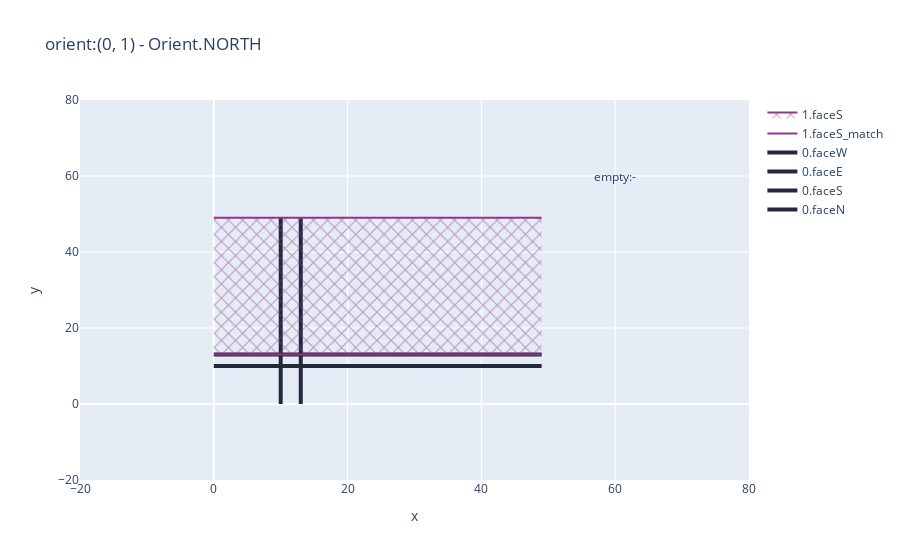
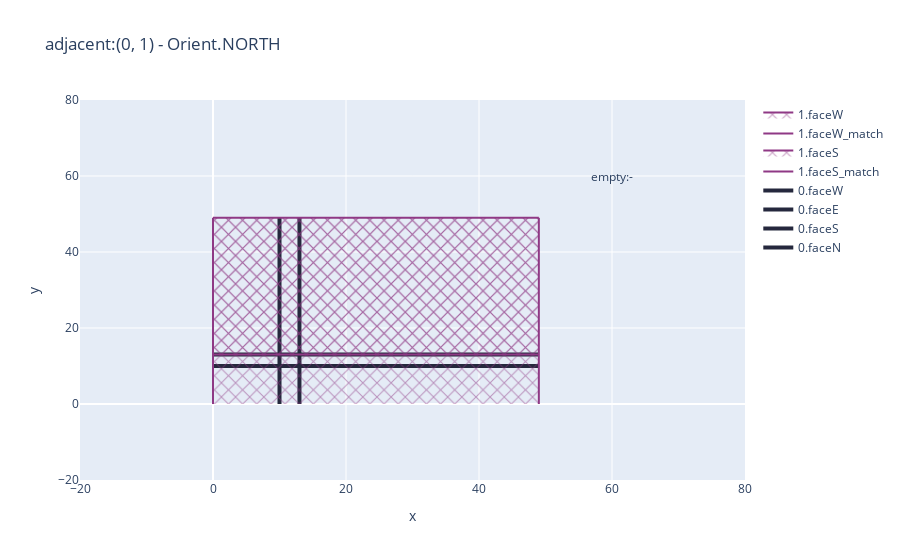
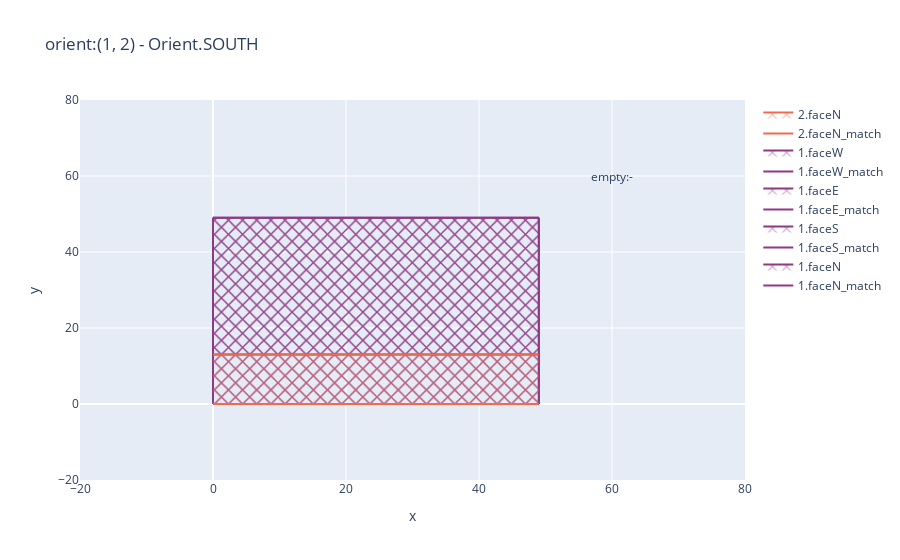
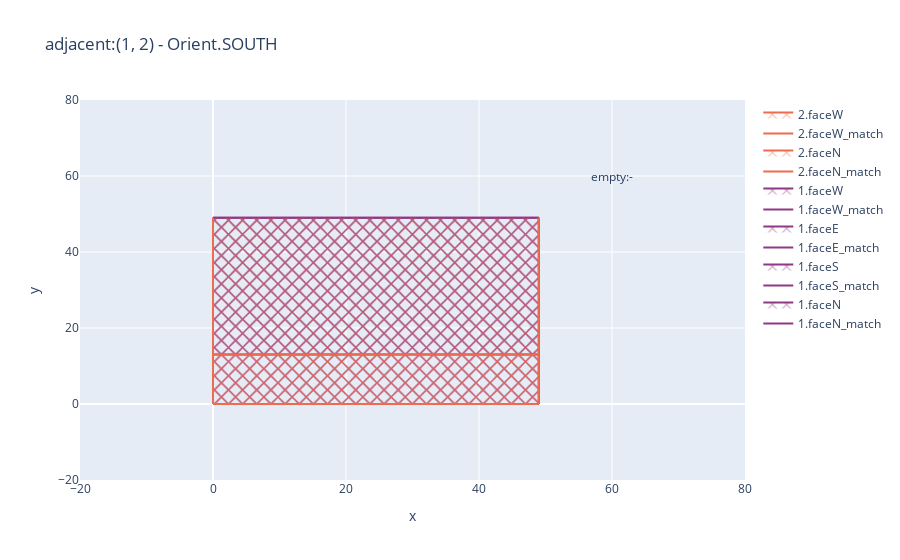

Notebook code cell kept with these figures, in order:
### Code cell
s.see_updates()

### Figure 1 — Plotly figure (JSON) as saved in the notebook; plotly's stock layout.template omitted (floating-point values rounded to 4 significant figures)
{"data": [{"line": {"color": "#25283d", "width": 4}, "mode": "lines", "name": "0.faceN", "type": "scatter", "x": [0, 1, 2, 3, 4, 5, 6, 7, 8, 9, 10, 11, 12, 13, 14, 15, 16, 17, 18, 19, 20, 21, 22, 23, 24, 25, 26, 27, 28, 29, 30, 31, 32, 33, 34, 35, 36, 37, 38, 39, 40, 41, 42, 43, 44, 45, 46, 47, 48, 49], "y": [13, 13, 13, 13, 13, 13, 13, 13, 13, 13, 13, 13, 13, 13, 13, 13, 13, 13, 13, 13, 13, 13, 13, 13, 13, 13, 13, 13, 13, 13, 13, 13, 13, 13, 13, 13, 13, 13, 13, 13, 13, 13, 13, 13, 13, 13, 13, 13, 13, 13]}, {"line": {"color": "#25283d", "width": 4}, "mode": "lines", "name": "0.faceS", "type": "scatter", "x": [0, 1, 2, 3, 4, 5, 6, 7, 8, 9, 10, 11, 12, 13, 14, 15, 16, 17, 18, 19, 20, 21, 22, 23, 24, 25, 26, 27, 28, 29, 30, 31, 32, 33, 34, 35, 36, 37, 38, 39, 40, 41, 42, 43, 44, 45, 46, 47, 48, 49], "y": [10, 10, 10, 10, 10, 10, 10, 10, 10, 10, 10, 10, 10, 10, 10, 10, 10, 10, 10, 10, 10, 10, 10, 10, 10, 10, 10, 10, 10, 10, 10, 10, 10, 10, 10, 10, 10, 10, 10, 10, 10, 10, 10, 10, 10, 10, 10, 10, 10, 10]}, {"line": {"color": "#25283d", "width": 4}, "mode": "lines", "name": "0.faceE", "type": "scatter", "x": [13, 13, 13, 13, 13, 13, 13, 13, 13, 13, 13, 13, 13, 13, 13, 13, 13, 13, 13, 13, 13, 13, 13, 13, 13, 13, 13, 13, 13, 13, 13, 13, 13, 13, 13, 13, 13, 13, 13, 13, 13, 13, 13, 13, 13, 13, 13, 13, 13, 13], "y": [0, 1, 2, 3, 4, 5, 6, 7, 8, 9, 10, 11, 12, 13, 14, 15, 16, 17, 18, 19, 20, 21, 22, 23, 24, 25, 26, 27, 28, 29, 30, 31, 32, 33, 34, 35, 36, 37, 38, 39, 40, 41, 42, 43, 44, 45, 46, 47, 48, 49]}, {"line": {"color": "#25283d", "width": 4}, "mode": "lines", "name": "0.faceW", "type": "scatter", "x": [10, 10, 10, 10, 10, 10, 10, 10, 10, 10, 10, 10, 10, 10, 10, 10, 10, 10, 10, 10, 10, 10, 10, 10, 10, 10, 10, 10, 10, 10, 10, 10, 10, 10, 10, 10, 10, 10, 10, 10, 10, 10, 10, 10, 10, 10, 10, 10, 10, 10], "y": [0, 1, 2, 3, 4, 5, 6, 7, 8, 9, 10, 11, 12, 13, 14, 15, 16, 17, 18, 19, 20, 21, 22, 23, 24, 25, 26, 27, 28, 29, 30, 31, 32, 33, 34, 35, 36, 37, 38, 39, 40, 41, 42, 43, 44, 45, 46, 47, 48, 49]}, {"line": {"color": "#8f3985"}, "mode": "lines", "name": "1.faceS_match", "type": "scatter", "x": [0, 1, 2, 3, 4, 5, 6, 7, 8, 9, 10, 11, 12, 13, 14, 15, 16, 17, 18, 19, 20, 21, 22, 23, 24, 25, 26, 27, 28, 29, 30, 31, 32, 33, 34, 35, 36, 37, 38, 39, 40, 41, 42, 43, 44, 45, 46, 47, 48, 49], "y": [49, 49, 49, 49, 49, 49, 49, 49, 49, 49, 49, 49, 49, 49, 49, 49, 49, 49, 49, 49, 49, 49, 49, 49, 49, 49, 49, 49, 49, 49, 49, 49, 49, 49, 49, 49, 49, 49, 49, 49, 49, 49, 49, 49, 49, 49, 49, 49, 49, 49]}, {"fill": "tonexty", "fillpattern": {"fillmode": "replace", "shape": "x"}, "line": {"color": "#8f3985"}, "mode": "lines", "name": "1.faceS", "type": "scatter", "x": [0, 1, 2, 3, 4, 5, 6, 7, 8, 9, 10, 11, 12, 13, 14, 15, 16, 17, 18, 19, 20, 21, 22, 23, 24, 25, 26, 27, 28, 29, 30, 31, 32, 33, 34, 35, 36, 37, 38, 39, 40, 41, 42, 43, 44, 45, 46, 47, 48, 49], "y": [13, 13, 13, 13, 13, 13, 13, 13, 13, 13, 13, 13, 13, 13, 13, 13, 13, 13, 13, 13, 13, 13, 13, 13, 13, 13, 13, 13, 13, 13, 13, 13, 13, 13, 13, 13, 13, 13, 13, 13, 13, 13, 13, 13, 13, 13, 13, 13, 13, 13]}], "layout": {"annotations": [{"showarrow": false, "text": "empty:-", "x": 60, "y": 60}], "title": {"text": "orient:(0, 1) - Orient.NORTH"}, "xaxis": {"range": [-20, 80], "title": {"text": "x"}}, "yaxis": {"range": [-20, 80], "title": {"text": "y"}}}}

### Figure 2 — Plotly figure (JSON) as saved in the notebook; plotly's stock layout.template omitted (floating-point values rounded to 4 significant figures)
{"data": [{"line": {"color": "#25283d", "width": 4}, "mode": "lines", "name": "0.faceN", "type": "scatter", "x": [0, 1, 2, 3, 4, 5, 6, 7, 8, 9, 10, 11, 12, 13, 14, 15, 16, 17, 18, 19, 20, 21, 22, 23, 24, 25, 26, 27, 28, 29, 30, 31, 32, 33, 34, 35, 36, 37, 38, 39, 40, 41, 42, 43, 44, 45, 46, 47, 48, 49], "y": [13, 13, 13, 13, 13, 13, 13, 13, 13, 13, 13, 13, 13, 13, 13, 13, 13, 13, 13, 13, 13, 13, 13, 13, 13, 13, 13, 13, 13, 13, 13, 13, 13, 13, 13, 13, 13, 13, 13, 13, 13, 13, 13, 13, 13, 13, 13, 13, 13, 13]}, {"line": {"color": "#25283d", "width": 4}, "mode": "lines", "name": "0.faceS", "type": "scatter", "x": [0, 1, 2, 3, 4, 5, 6, 7, 8, 9, 10, 11, 12, 13, 14, 15, 16, 17, 18, 19, 20, 21, 22, 23, 24, 25, 26, 27, 28, 29, 30, 31, 32, 33, 34, 35, 36, 37, 38, 39, 40, 41, 42, 43, 44, 45, 46, 47, 48, 49], "y": [10, 10, 10, 10, 10, 10, 10, 10, 10, 10, 10, 10, 10, 10, 10, 10, 10, 10, 10, 10, 10, 10, 10, 10, 10, 10, 10, 10, 10, 10, 10, 10, 10, 10, 10, 10, 10, 10, 10, 10, 10, 10, 10, 10, 10, 10, 10, 10, 10, 10]}, {"line": {"color": "#25283d", "width": 4}, "mode": "lines", "name": "0.faceE", "type": "scatter", "x": [13, 13, 13, 13, 13, 13, 13, 13, 13, 13, 13, 13, 13, 13, 13, 13, 13, 13, 13, 13, 13, 13, 13, 13, 13, 13, 13, 13, 13, 13, 13, 13, 13, 13, 13, 13, 13, 13, 13, 13, 13, 13, 13, 13, 13, 13, 13, 13, 13, 13], "y": [0, 1, 2, 3, 4, 5, 6, 7, 8, 9, 10, 11, 12, 13, 14, 15, 16, 17, 18, 19, 20, 21, 22, 23, 24, 25, 26, 27, 28, 29, 30, 31, 32, 33, 34, 35, 36, 37, 38, 39, 40, 41, 42, 43, 44, 45, 46, 47, 48, 49]}, {"line": {"color": "#25283d", "width": 4}, "mode": "lines", "name": "0.faceW", "type": "scatter", "x": [10, 10, 10, 10, 10, 10, 10, 10, 10, 10, 10, 10, 10, 10, 10, 10, 10, 10, 10, 10, 10, 10, 10, 10, 10, 10, 10, 10, 10, 10, 10, 10, 10, 10, 10, 10, 10, 10, 10, 10, 10, 10, 10, 10, 10, 10, 10, 10, 10, 10], "y": [0, 1, 2, 3, 4, 5, 6, 7, 8, 9, 10, 11, 12, 13, 14, 15, 16, 17, 18, 19, 20, 21, 22, 23, 24, 25, 26, 27, 28, 29, 30, 31, 32, 33, 34, 35, 36, 37, 38, 39, 40, 41, 42, 43, 44, 45, 46, 47, 48, 49]}, {"line": {"color": "#8f3985"}, "mode": "lines", "name": "1.faceS_match", "type": "scatter", "x": [0, 1, 2, 3, 4, 5, 6, 7, 8, 9, 10, 11, 12, 13, 14, 15, 16, 17, 18, 19, 20, 21, 22, 23, 24, 25, 26, 27, 28, 29, 30, 31, 32, 33, 34, 35, 36, 37, 38, 39, 40, 41, 42, 43, 44, 45, 46, 47, 48, 49], "y": [49, 49, 49, 49, 49, 49, 49, 49, 49, 49, 49, 49, 49, 49, 49, 49, 49, 49, 49, 49, 49, 49, 49, 49, 49, 49, 49, 49, 49, 49, 49, 49, 49, 49, 49, 49, 49, 49, 49, 49, 49, 49, 49, 49, 49, 49, 49, 49, 49, 49]}, {"fill": "tonexty", "fillpattern": {"fillmode": "replace", "shape": "x"}, "line": {"color": "#8f3985"}, "mode": "lines", "name": "1.faceS", "type": "scatter", "x": [0, 1, 2, 3, 4, 5, 6, 7, 8, 9, 10, 11, 12, 13, 14, 15, 16, 17, 18, 19, 20, 21, 22, 23, 24, 25, 26, 27, 28, 29, 30, 31, 32, 33, 34, 35, 36, 37, 38, 39, 40, 41, 42, 43, 44, 45, 46, 47, 48, 49], "y": [13, 13, 13, 13, 13, 13, 13, 13, 13, 13, 13, 13, 13, 13, 13, 13, 13, 13, 13, 13, 13, 13, 13, 13, 13, 13, 13, 13, 13, 13, 13, 13, 13, 13, 13, 13, 13, 13, 13, 13, 13, 13, 13, 13, 13, 13, 13, 13, 13, 13]}, {"line": {"color": "#8f3985"}, "mode": "lines", "name": "1.faceW_match", "type": "scatter", "x": [49, 49, 49, 49, 49, 49, 49, 49, 49, 49, 49, 49, 49, 49, 49, 49, 49, 49, 49, 49, 49, 49, 49, 49, 49, 49, 49, 49, 49, 49, 49, 49, 49, 49, 49, 49, 49, 49, 49, 49, 49, 49, 49, 49, 49, 49, 49, 49, 49, 49], "y": [0, 1, 2, 3, 4, 5, 6, 7, 8, 9, 10, 11, 12, 13, 14, 15, 16, 17, 18, 19, 20, 21, 22, 23, 24, 25, 26, 27, 28, 29, 30, 31, 32, 33, 34, 35, 36, 37, 38, 39, 40, 41, 42, 43, 44, 45, 46, 47, 48, 49]}, {"fill": "tonextx", "fillpattern": {"fillmode": "replace", "shape": "x"}, "line": {"color": "#8f3985"}, "mode": "lines", "name": "1.faceW", "type": "scatter", "x": [0, 0, 0, 0, 0, 0, 0, 0, 0, 0, 0, 0, 0, 0, 0, 0, 0, 0, 0, 0, 0, 0, 0, 0, 0, 0, 0, 0, 0, 0, 0, 0, 0, 0, 0, 0, 0, 0, 0, 0, 0, 0, 0, 0, 0, 0, 0, 0, 0, 0], "y": [0, 1, 2, 3, 4, 5, 6, 7, 8, 9, 10, 11, 12, 13, 14, 15, 16, 17, 18, 19, 20, 21, 22, 23, 24, 25, 26, 27, 28, 29, 30, 31, 32, 33, 34, 35, 36, 37, 38, 39, 40, 41, 42, 43, 44, 45, 46, 47, 48, 49]}], "layout": {"annotations": [{"showarrow": false, "text": "empty:-", "x": 60, "y": 60}], "title": {"text": "adjacent:(0, 1) - Orient.NORTH"}, "xaxis": {"range": [-20, 80], "title": {"text": "x"}}, "yaxis": {"range": [-20, 80], "title": {"text": "y"}}}}

### Figure 3 — Plotly figure (JSON) as saved in the notebook; plotly's stock layout.template omitted (floating-point values rounded to 4 significant figures)
{"data": [{"line": {"color": "#8f3985"}, "mode": "lines", "name": "1.faceN_match", "type": "scatter", "x": [0, 1, 2, 3, 4, 5, 6, 7, 8, 9, 10, 11, 12, 13, 14, 15, 16, 17, 18, 19, 20, 21, 22, 23, 24, 25, 26, 27, 28, 29, 30, 31, 32, 33, 34, 35, 36, 37, 38, 39, 40, 41, 42, 43, 44, 45, 46, 47, 48, 49], "y": [49, 49, 49, 49, 49, 49, 49, 49, 49, 49, 49, 49, 49, 49, 49, 49, 49, 49, 49, 49, 49, 49, 49, 49, 49, 49, 49, 49, 49, 49, 49, 49, 49, 49, 49, 49, 49, 49, 49, 49, 49, 49, 49, 49, 49, 49, 49, 49, 49, 49]}, {"fill": "tonexty", "fillpattern": {"fillmode": "replace", "shape": "x"}, "line": {"color": "#8f3985"}, "mode": "lines", "name": "1.faceN", "type": "scatter", "x": [0, 1, 2, 3, 4, 5, 6, 7, 8, 9, 10, 11, 12, 13, 14, 15, 16, 17, 18, 19, 20, 21, 22, 23, 24, 25, 26, 27, 28, 29, 30, 31, 32, 33, 34, 35, 36, 37, 38, 39, 40, 41, 42, 43, 44, 45, 46, 47, 48, 49], "y": [0, 0, 0, 0, 0, 0, 0, 0, 0, 0, 0, 0, 0, 0, 0, 0, 0, 0, 0, 0, 0, 0, 0, 0, 0, 0, 0, 0, 0, 0, 0, 0, 0, 0, 0, 0, 0, 0, 0, 0, 0, 0, 0, 0, 0, 0, 0, 0, 0, 0]}, {"line": {"color": "#8f3985"}, "mode": "lines", "name": "1.faceS_match", "type": "scatter", "x": [0, 1, 2, 3, 4, 5, 6, 7, 8, 9, 10, 11, 12, 13, 14, 15, 16, 17, 18, 19, 20, 21, 22, 23, 24, 25, 26, 27, 28, 29, 30, 31, 32, 33, 34, 35, 36, 37, 38, 39, 40, 41, 42, 43, 44, 45, 46, 47, 48, 49], "y": [49, 49, 49, 49, 49, 49, 49, 49, 49, 49, 49, 49, 49, 49, 49, 49, 49, 49, 49, 49, 49, 49, 49, 49, 49, 49, 49, 49, 49, 49, 49, 49, 49, 49, 49, 49, 49, 49, 49, 49, 49, 49, 49, 49, 49, 49, 49, 49, 49, 49]}, {"fill": "tonexty", "fillpattern": {"fillmode": "replace", "shape": "x"}, "line": {"color": "#8f3985"}, "mode": "lines", "name": "1.faceS", "type": "scatter", "x": [0, 1, 2, 3, 4, 5, 6, 7, 8, 9, 10, 11, 12, 13, 14, 15, 16, 17, 18, 19, 20, 21, 22, 23, 24, 25, 26, 27, 28, 29, 30, 31, 32, 33, 34, 35, 36, 37, 38, 39, 40, 41, 42, 43, 44, 45, 46, 47, 48, 49], "y": [13, 13, 13, 13, 13, 13, 13, 13, 13, 13, 13, 13, 13, 13, 13, 13, 13, 13, 13, 13, 13, 13, 13, 13, 13, 13, 13, 13, 13, 13, 13, 13, 13, 13, 13, 13, 13, 13, 13, 13, 13, 13, 13, 13, 13, 13, 13, 13, 13, 13]}, {"line": {"color": "#8f3985"}, "mode": "lines", "name": "1.faceE_match", "type": "scatter", "x": [49, 49, 49, 49, 49, 49, 49, 49, 49, 49, 49, 49, 49, 49, 49, 49, 49, 49, 49, 49, 49, 49, 49, 49, 49, 49, 49, 49, 49, 49, 49, 49, 49, 49, 49, 49, 49, 49, 49, 49, 49, 49, 49, 49, 49, 49, 49, 49, 49, 49], "y": [0, 1, 2, 3, 4, 5, 6, 7, 8, 9, 10, 11, 12, 13, 14, 15, 16, 17, 18, 19, 20, 21, 22, 23, 24, 25, 26, 27, 28, 29, 30, 31, 32, 33, 34, 35, 36, 37, 38, 39, 40, 41, 42, 43, 44, 45, 46, 47, 48, 49]}, {"fill": "tonextx", "fillpattern": {"fillmode": "replace", "shape": "x"}, "line": {"color": "#8f3985"}, "mode": "lines", "name": "1.faceE", "type": "scatter", "x": [0, 0, 0, 0, 0, 0, 0, 0, 0, 0, 0, 0, 0, 0, 0, 0, 0, 0, 0, 0, 0, 0, 0, 0, 0, 0, 0, 0, 0, 0, 0, 0, 0, 0, 0, 0, 0, 0, 0, 0, 0, 0, 0, 0, 0, 0, 0, 0, 0, 0], "y": [0, 1, 2, 3, 4, 5, 6, 7, 8, 9, 10, 11, 12, 13, 14, 15, 16, 17, 18, 19, 20, 21, 22, 23, 24, 25, 26, 27, 28, 29, 30, 31, 32, 33, 34, 35, 36, 37, 38, 39, 40, 41, 42, 43, 44, 45, 46, 47, 48, 49]}, {"line": {"color": "#8f3985"}, "mode": "lines", "name": "1.faceW_match", "type": "scatter", "x": [49, 49, 49, 49, 49, 49, 49, 49, 49, 49, 49, 49, 49, 49, 49, 49, 49, 49, 49, 49, 49, 49, 49, 49, 49, 49, 49, 49, 49, 49, 49, 49, 49, 49, 49, 49, 49, 49, 49, 49, 49, 49, 49, 49, 49, 49, 49, 49, 49, 49], "y": [0, 1, 2, 3, 4, 5, 6, 7, 8, 9, 10, 11, 12, 13, 14, 15, 16, 17, 18, 19, 20, 21, 22, 23, 24, 25, 26, 27, 28, 29, 30, 31, 32, 33, 34, 35, 36, 37, 38, 39, 40, 41, 42, 43, 44, 45, 46, 47, 48, 49]}, {"fill": "tonextx", "fillpattern": {"fillmode": "replace", "shape": "x"}, "line": {"color": "#8f3985"}, "mode": "lines", "name": "1.faceW", "type": "scatter", "x": [0, 0, 0, 0, 0, 0, 0, 0, 0, 0, 0, 0, 0, 0, 0, 0, 0, 0, 0, 0, 0, 0, 0, 0, 0, 0, 0, 0, 0, 0, 0, 0, 0, 0, 0, 0, 0, 0, 0, 0, 0, 0, 0, 0, 0, 0, 0, 0, 0, 0], "y": [0, 1, 2, 3, 4, 5, 6, 7, 8, 9, 10, 11, 12, 13, 14, 15, 16, 17, 18, 19, 20, 21, 22, 23, 24, 25, 26, 27, 28, 29, 30, 31, 32, 33, 34, 35, 36, 37, 38, 39, 40, 41, 42, 43, 44, 45, 46, 47, 48, 49]}, {"line": {"color": "#ee6c4d"}, "mode": "lines", "name": "2.faceN_match", "type": "scatter", "x": [0, 1, 2, 3, 4, 5, 6, 7, 8, 9, 10, 11, 12, 13, 14, 15, 16, 17, 18, 19, 20, 21, 22, 23, 24, 25, 26, 27, 28, 29, 30, 31, 32, 33, 34, 35, 36, 37, 38, 39, 40, 41, 42, 43, 44, 45, 46, 47, 48, 49], "y": [13, 13, 13, 13, 13, 13, 13, 13, 13, 13, 13, 13, 13, 13, 13, 13, 13, 13, 13, 13, 13, 13, 13, 13, 13, 13, 13, 13, 13, 13, 13, 13, 13, 13, 13, 13, 13, 13, 13, 13, 13, 13, 13, 13, 13, 13, 13, 13, 13, 13]}, {"fill": "tonexty", "fillpattern": {"fillmode": "replace", "shape": "x"}, "line": {"color": "#ee6c4d"}, "mode": "lines", "name": "2.faceN", "type": "scatter", "x": [0, 1, 2, 3, 4, 5, 6, 7, 8, 9, 10, 11, 12, 13, 14, 15, 16, 17, 18, 19, 20, 21, 22, 23, 24, 25, 26, 27, 28, 29, 30, 31, 32, 33, 34, 35, 36, 37, 38, 39, 40, 41, 42, 43, 44, 45, 46, 47, 48, 49], "y": [0, 0, 0, 0, 0, 0, 0, 0, 0, 0, 0, 0, 0, 0, 0, 0, 0, 0, 0, 0, 0, 0, 0, 0, 0, 0, 0, 0, 0, 0, 0, 0, 0, 0, 0, 0, 0, 0, 0, 0, 0, 0, 0, 0, 0, 0, 0, 0, 0, 0]}], "layout": {"annotations": [{"showarrow": false, "text": "empty:-", "x": 60, "y": 60}], "title": {"text": "orient:(1, 2) - Orient.SOUTH"}, "xaxis": {"range": [-20, 80], "title": {"text": "x"}}, "yaxis": {"range": [-20, 80], "title": {"text": "y"}}}}

### Figure 4 — Plotly figure (JSON) as saved in the notebook; plotly's stock layout.template omitted (floating-point values rounded to 4 significant figures)
{"data": [{"line": {"color": "#8f3985"}, "mode": "lines", "name": "1.faceN_match", "type": "scatter", "x": [0, 1, 2, 3, 4, 5, 6, 7, 8, 9, 10, 11, 12, 13, 14, 15, 16, 17, 18, 19, 20, 21, 22, 23, 24, 25, 26, 27, 28, 29, 30, 31, 32, 33, 34, 35, 36, 37, 38, 39, 40, 41, 42, 43, 44, 45, 46, 47, 48, 49], "y": [49, 49, 49, 49, 49, 49, 49, 49, 49, 49, 49, 49, 49, 49, 49, 49, 49, 49, 49, 49, 49, 49, 49, 49, 49, 49, 49, 49, 49, 49, 49, 49, 49, 49, 49, 49, 49, 49, 49, 49, 49, 49, 49, 49, 49, 49, 49, 49, 49, 49]}, {"fill": "tonexty", "fillpattern": {"fillmode": "replace", "shape": "x"}, "line": {"color": "#8f3985"}, "mode": "lines", "name": "1.faceN", "type": "scatter", "x": [0, 1, 2, 3, 4, 5, 6, 7, 8, 9, 10, 11, 12, 13, 14, 15, 16, 17, 18, 19, 20, 21, 22, 23, 24, 25, 26, 27, 28, 29, 30, 31, 32, 33, 34, 35, 36, 37, 38, 39, 40, 41, 42, 43, 44, 45, 46, 47, 48, 49], "y": [0, 0, 0, 0, 0, 0, 0, 0, 0, 0, 0, 0, 0, 0, 0, 0, 0, 0, 0, 0, 0, 0, 0, 0, 0, 0, 0, 0, 0, 0, 0, 0, 0, 0, 0, 0, 0, 0, 0, 0, 0, 0, 0, 0, 0, 0, 0, 0, 0, 0]}, {"line": {"color": "#8f3985"}, "mode": "lines", "name": "1.faceS_match", "type": "scatter", "x": [0, 1, 2, 3, 4, 5, 6, 7, 8, 9, 10, 11, 12, 13, 14, 15, 16, 17, 18, 19, 20, 21, 22, 23, 24, 25, 26, 27, 28, 29, 30, 31, 32, 33, 34, 35, 36, 37, 38, 39, 40, 41, 42, 43, 44, 45, 46, 47, 48, 49], "y": [49, 49, 49, 49, 49, 49, 49, 49, 49, 49, 49, 49, 49, 49, 49, 49, 49, 49, 49, 49, 49, 49, 49, 49, 49, 49, 49, 49, 49, 49, 49, 49, 49, 49, 49, 49, 49, 49, 49, 49, 49, 49, 49, 49, 49, 49, 49, 49, 49, 49]}, {"fill": "tonexty", "fillpattern": {"fillmode": "replace", "shape": "x"}, "line": {"color": "#8f3985"}, "mode": "lines", "name": "1.faceS", "type": "scatter", "x": [0, 1, 2, 3, 4, 5, 6, 7, 8, 9, 10, 11, 12, 13, 14, 15, 16, 17, 18, 19, 20, 21, 22, 23, 24, 25, 26, 27, 28, 29, 30, 31, 32, 33, 34, 35, 36, 37, 38, 39, 40, 41, 42, 43, 44, 45, 46, 47, 48, 49], "y": [13, 13, 13, 13, 13, 13, 13, 13, 13, 13, 13, 13, 13, 13, 13, 13, 13, 13, 13, 13, 13, 13, 13, 13, 13, 13, 13, 13, 13, 13, 13, 13, 13, 13, 13, 13, 13, 13, 13, 13, 13, 13, 13, 13, 13, 13, 13, 13, 13, 13]}, {"line": {"color": "#8f3985"}, "mode": "lines", "name": "1.faceE_match", "type": "scatter", "x": [49, 49, 49, 49, 49, 49, 49, 49, 49, 49, 49, 49, 49, 49, 49, 49, 49, 49, 49, 49, 49, 49, 49, 49, 49, 49, 49, 49, 49, 49, 49, 49, 49, 49, 49, 49, 49, 49, 49, 49, 49, 49, 49, 49, 49, 49, 49, 49, 49, 49], "y": [0, 1, 2, 3, 4, 5, 6, 7, 8, 9, 10, 11, 12, 13, 14, 15, 16, 17, 18, 19, 20, 21, 22, 23, 24, 25, 26, 27, 28, 29, 30, 31, 32, 33, 34, 35, 36, 37, 38, 39, 40, 41, 42, 43, 44, 45, 46, 47, 48, 49]}, {"fill": "tonextx", "fillpattern": {"fillmode": "replace", "shape": "x"}, "line": {"color": "#8f3985"}, "mode": "lines", "name": "1.faceE", "type": "scatter", "x": [0, 0, 0, 0, 0, 0, 0, 0, 0, 0, 0, 0, 0, 0, 0, 0, 0, 0, 0, 0, 0, 0, 0, 0, 0, 0, 0, 0, 0, 0, 0, 0, 0, 0, 0, 0, 0, 0, 0, 0, 0, 0, 0, 0, 0, 0, 0, 0, 0, 0], "y": [0, 1, 2, 3, 4, 5, 6, 7, 8, 9, 10, 11, 12, 13, 14, 15, 16, 17, 18, 19, 20, 21, 22, 23, 24, 25, 26, 27, 28, 29, 30, 31, 32, 33, 34, 35, 36, 37, 38, 39, 40, 41, 42, 43, 44, 45, 46, 47, 48, 49]}, {"line": {"color": "#8f3985"}, "mode": "lines", "name": "1.faceW_match", "type": "scatter", "x": [49, 49, 49, 49, 49, 49, 49, 49, 49, 49, 49, 49, 49, 49, 49, 49, 49, 49, 49, 49, 49, 49, 49, 49, 49, 49, 49, 49, 49, 49, 49, 49, 49, 49, 49, 49, 49, 49, 49, 49, 49, 49, 49, 49, 49, 49, 49, 49, 49, 49], "y": [0, 1, 2, 3, 4, 5, 6, 7, 8, 9, 10, 11, 12, 13, 14, 15, 16, 17, 18, 19, 20, 21, 22, 23, 24, 25, 26, 27, 28, 29, 30, 31, 32, 33, 34, 35, 36, 37, 38, 39, 40, 41, 42, 43, 44, 45, 46, 47, 48, 49]}, {"fill": "tonextx", "fillpattern": {"fillmode": "replace", "shape": "x"}, "line": {"color": "#8f3985"}, "mode": "lines", "name": "1.faceW", "type": "scatter", "x": [0, 0, 0, 0, 0, 0, 0, 0, 0, 0, 0, 0, 0, 0, 0, 0, 0, 0, 0, 0, 0, 0, 0, 0, 0, 0, 0, 0, 0, 0, 0, 0, 0, 0, 0, 0, 0, 0, 0, 0, 0, 0, 0, 0, 0, 0, 0, 0, 0, 0], "y": [0, 1, 2, 3, 4, 5, 6, 7, 8, 9, 10, 11, 12, 13, 14, 15, 16, 17, 18, 19, 20, 21, 22, 23, 24, 25, 26, 27, 28, 29, 30, 31, 32, 33, 34, 35, 36, 37, 38, 39, 40, 41, 42, 43, 44, 45, 46, 47, 48, 49]}, {"line": {"color": "#ee6c4d"}, "mode": "lines", "name": "2.faceN_match", "type": "scatter", "x": [0, 1, 2, 3, 4, 5, 6, 7, 8, 9, 10, 11, 12, 13, 14, 15, 16, 17, 18, 19, 20, 21, 22, 23, 24, 25, 26, 27, 28, 29, 30, 31, 32, 33, 34, 35, 36, 37, 38, 39, 40, 41, 42, 43, 44, 45, 46, 47, 48, 49], "y": [13, 13, 13, 13, 13, 13, 13, 13, 13, 13, 13, 13, 13, 13, 13, 13, 13, 13, 13, 13, 13, 13, 13, 13, 13, 13, 13, 13, 13, 13, 13, 13, 13, 13, 13, 13, 13, 13, 13, 13, 13, 13, 13, 13, 13, 13, 13, 13, 13, 13]}, {"fill": "tonexty", "fillpattern": {"fillmode": "replace", "shape": "x"}, "line": {"color": "#ee6c4d"}, "mode": "lines", "name": "2.faceN", "type": "scatter", "x": [0, 1, 2, 3, 4, 5, 6, 7, 8, 9, 10, 11, 12, 13, 14, 15, 16, 17, 18, 19, 20, 21, 22, 23, 24, 25, 26, 27, 28, 29, 30, 31, 32, 33, 34, 35, 36, 37, 38, 39, 40, 41, 42, 43, 44, 45, 46, 47, 48, 49], "y": [0, 0, 0, 0, 0, 0, 0, 0, 0, 0, 0, 0, 0, 0, 0, 0, 0, 0, 0, 0, 0, 0, 0, 0, 0, 0, 0, 0, 0, 0, 0, 0, 0, 0, 0, 0, 0, 0, 0, 0, 0, 0, 0, 0, 0, 0, 0, 0, 0, 0]}, {"line": {"color": "#ee6c4d"}, "mode": "lines", "name": "2.faceW_match", "type": "scatter", "x": [49, 49, 49, 49, 49, 49, 49, 49, 49, 49, 49, 49, 49, 49, 49, 49, 49, 49, 49, 49, 49, 49, 49, 49, 49, 49, 49, 49, 49, 49, 49, 49, 49, 49, 49, 49, 49, 49, 49, 49, 49, 49, 49, 49, 49, 49, 49, 49, 49, 49], "y": [0, 1, 2, 3, 4, 5, 6, 7, 8, 9, 10, 11, 12, 13, 14, 15, 16, 17, 18, 19, 20, 21, 22, 23, 24, 25, 26, 27, 28, 29, 30, 31, 32, 33, 34, 35, 36, 37, 38, 39, 40, 41, 42, 43, 44, 45, 46, 47, 48, 49]}, {"fill": "tonextx", "fillpattern": {"fillmode": "replace", "shape": "x"}, "line": {"color": "#ee6c4d"}, "mode": "lines", "name": "2.faceW", "type": "scatter", "x": [0, 0, 0, 0, 0, 0, 0, 0, 0, 0, 0, 0, 0, 0, 0, 0, 0, 0, 0, 0, 0, 0, 0, 0, 0, 0, 0, 0, 0, 0, 0, 0, 0, 0, 0, 0, 0, 0, 0, 0, 0, 0, 0, 0, 0, 0, 0, 0, 0, 0], "y": [0, 1, 2, 3, 4, 5, 6, 7, 8, 9, 10, 11, 12, 13, 14, 15, 16, 17, 18, 19, 20, 21, 22, 23, 24, 25, 26, 27, 28, 29, 30, 31, 32, 33, 34, 35, 36, 37, 38, 39, 40, 41, 42, 43, 44, 45, 46, 47, 48, 49]}], "layout": {"annotations": [{"showarrow": false, "text": "empty:-", "x": 60, "y": 60}], "title": {"text": "adjacent:(1, 2) - Orient.SOUTH"}, "xaxis": {"range": [-20, 80], "title": {"text": "x"}}, "yaxis": {"range": [-20, 80], "title": {"text": "y"}}}}
